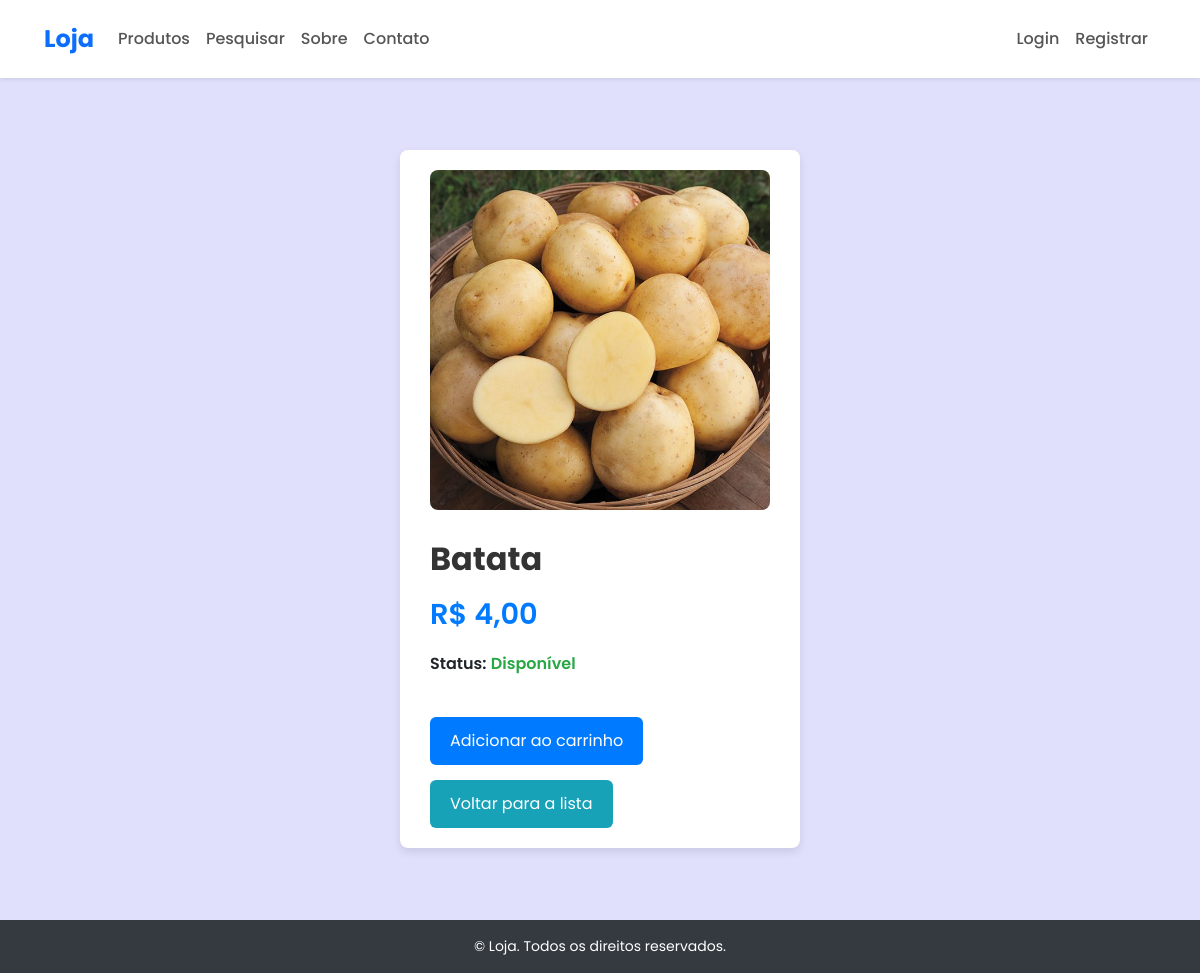
Screenshot of /produto/1/ with the database file from the repository.
### loja/models.py (models this page shows, shortened)
class Produto(models.Model):
    nome = models.CharField(max_length=100)
    preco = models.DecimalField(max_digits=10, decimal_places=2)
    disponivel = models.BooleanField(default=True)
    imagem = models.ImageField(upload_to='produtos/', blank=True, null=True)
    quantidade = models.IntegerField(default=1)

### loja/views.py (the view)
# urls.py: path('produto/<int:pk>/', ProdutoDetailView.as_view(), name='produto_detail'),
class ProdutoDetailView(DetailView):
    model = Produto
    template_name = 'produto_detail.html'
    context_object_name = 'produto'

### carrinho/context_processor.py (called while the page is built)
def carrinho(request):
    return {'carrinho': Carrinho(request)}

### templates/produto_detail.html (shortened to what this page needs)
{% extends 'base.html' %}
{% load static %}
{% block content %}
<link rel="stylesheet" href="{% static 'css/produto-detail.css' %}">
<div class="produto-card card">
  <div class="card-body">
    <div class="produto-imagem">
      {% if produto.imagem %}
        <img src="{{ produto.imagem.url }}" alt="{{ produto.nome }}">
      {% else %}
        <img src="https://via.placeholder.com/400x300.png?text=Sem+Imagem" alt="Sem Imagem">
      {% endif %}
    </div>
    <div class="produto-detalhes">
      <h2>{{ produto.nome }}</h2>
      <p class="preco">R$ {{ produto.preco }}</p>
      <p class="status">
        <strong>Status:</strong>
        {% if produto.disponivel and produto.quantidade > 0 %}
          <span>Disponível</span>
        {% else %}
          <span class="indisponivel">Indisponível</span>
        {% endif %}
      </p>
      <div class="produto-actions">
        {% if produto.disponivel and produto.quantidade > 0 %}
          <form action="{% url 'adicionar_ao_carrinho' produto.id %}" method="post" style="margin:0;">
            <button type="submit" class="btn-adicionar">Adicionar ao carrinho</button>
          </form>
        {% else %}
          <button class="btn-esgotado" disabled>Produto esgotado!</button>
        {% endif %}
        <form action="{% url 'lista_produtos' %}" method="get" style="margin:0;">
          <button type="submit" class="btn-voltar">Voltar para a lista</button>
        </form>
      </div>
    </div>
  </div>
</div>
{% endblock %}

### static/css/estilos_base.css (style rules this page uses)
body { background-color: rgba(214, 214, 252, 0.737); color: #000; display: flex; flex-direction: column; min-height: 100vh; }
html, body { height: 100%; font-family: "Poppins", sans-serif; margin: 0; }
.card { border: none; border-radius: 12px; overflow: hidden; transition: transform 0.3s ease, box-shadow 0.3s ease; }

### static/css/produto-detail.css (style rules this page uses)
.produto-card { max-width: 400px; margin: 40px auto; box-shadow: 0 4px 8px rgb(0 0 0 / 0.1); border-radius: 8px; overflow: hidden; background-color: #fff; }
.produto-card .card-body { display: flex; flex-wrap: wrap; gap: 30px; padding: 20px 30px; }
.produto-imagem { flex: 1 1 400px; max-width: 400px; text-align: center; }
.produto-imagem img { width: 100%; height: auto; border-radius: 8px; object-fit: contain; }
.produto-detalhes { flex: 1 1 450px; display: flex; flex-direction: column; justify-content: space-between; }
.produto-detalhes h2 { margin-bottom: 15px; font-size: 2rem; font-weight: 700; color: #333; }
.produto-detalhes p.preco { font-size: 1.8rem; font-weight: 600; color: #007bff; margin-bottom: 15px; }
.produto-detalhes p.status strong { font-weight: 600; }
.produto-detalhes p.status span { font-weight: 600; color: #28a745; }
.produto-actions { margin-top: 25px; display: flex; gap: 15px; flex-wrap: wrap; }
.produto-actions button { padding: 12px 20px; font-size: 1rem; border: none; border-radius: 6px; cursor: pointer; transition: background-color 0.3s ease; color: white; }
.btn-adicionar { background-color: #007bff; }
.btn-voltar { background-color: #17a2b8; }

### rows the page displays
Produto: imagem (picture), nome "Batata", preco "4,00"
